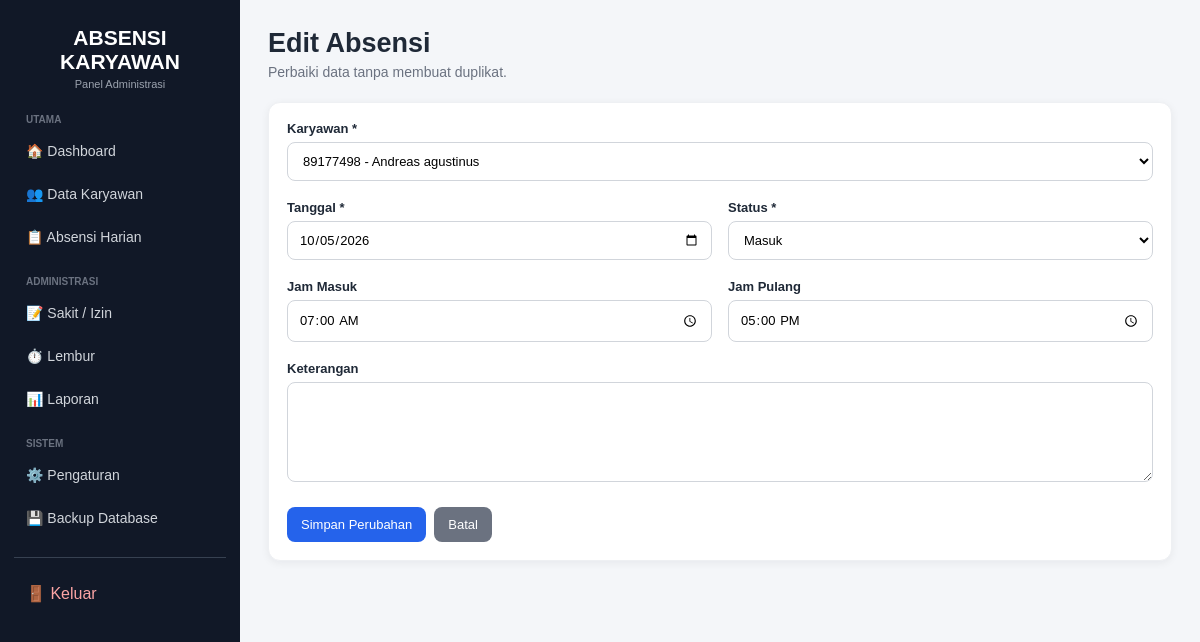
Screenshot of /absensi/edit/1 (signed in) with the database file from the repository.
### app.py (models this page shows)
class Absensi(db.Model):
    id = db.Column(db.Integer, primary_key=True)
    karyawan_id = db.Column(db.Integer, db.ForeignKey("karyawan.id"), nullable=False)
    tanggal = db.Column(db.Date, nullable=False)
    jam_masuk = db.Column(db.Time)
    jam_pulang = db.Column(db.Time)
    status = db.Column(db.String(20), nullable=False)
    keterangan = db.Column(db.Text)
    lembur = db.relationship("Lembur", backref="absensi", lazy=True, uselist=False,
                             cascade="all, delete-orphan")

class Karyawan(db.Model):
    id = db.Column(db.Integer, primary_key=True)
    nik = db.Column(db.String(20), unique=True, nullable=False)
    nama = db.Column(db.String(100), nullable=False)
    jabatan = db.Column(db.String(100), nullable=False)
    departemen = db.Column(db.String(100))
    status_aktif = db.Column(db.Boolean, default=True)
    absensi = db.relationship("Absensi", backref="karyawan", lazy=True)
    pengajuan = db.relationship("Pengajuan", backref="karyawan", lazy=True)

### app.py (the view, shortened to what this page needs)
@app.route("/absensi/edit/<int:id>", methods=["GET", "POST"])
@login_required
def edit_absensi(id):
    absensi_obj = db.session.get(Absensi, id)
    if not absensi_obj:
        return "Data absensi tidak ditemukan", 404
    daftar_karyawan = Karyawan.query.order_by(Karyawan.nama.asc()).all()
    return render_template("edit_absensi.html", absensi=absensi_obj,
                           daftar_karyawan=daftar_karyawan)

### app.py (called while the page is built)
@login_manager.user_loader
def load_user(user_id):
    try:
        return db.session.get(Admin, int(user_id))
    except (TypeError, ValueError):
        return None

@app.context_processor
def utility_processor():
    return {"hari_nama": HARI, "format_tanggal": format_tanggal, "date": date, "timedelta": timedelta}

### templates/edit_absensi.html
{% extends 'base.html' %}{% block title %}Edit Absensi - Absensi{% endblock %}{% block content %}<div class="topbar"><div><h1>Edit Absensi</h1><div class="muted">Perbaiki data tanpa membuat duplikat.</div></div></div><div class="panel"><form method="POST"><div class="form-grid"><div class="field full"><label>Karyawan *</label><select name="karyawan_id" required>{% for k in daftar_karyawan %}<option value="{{ k.id }}" {% if k.id==absensi.karyawan_id %}selected{% endif %}>{{ k.nik }} - {{ k.nama }}</option>{% endfor %}</select></div><div class="field"><label>Tanggal *</label><input type="date" name="tanggal" value="{{ absensi.tanggal.isoformat() }}" required></div><div class="field"><label>Status *</label><select name="status" required>{% for s in ['Masuk','Sakit','Izin','Tidak Masuk'] %}<option value="{{ s }}" {% if absensi.status==s %}selected{% endif %}>{{ s }}</option>{% endfor %}</select></div><div class="field"><label>Jam Masuk</label><input type="time" name="jam_masuk" value="{{ absensi.jam_masuk.strftime('%H:%M') if absensi.jam_masuk else '' }}"></div><div class="field"><label>Jam Pulang</label><input type="time" name="jam_pulang" value="{{ absensi.jam_pulang.strftime('%H:%M') if absensi.jam_pulang else '' }}"></div><div class="field full"><label>Keterangan</label><textarea name="keterangan">{{ absensi.keterangan or '' }}</textarea></div></div>{% if error %}<div class="flash error" style="margin-top:15px">{{ error }}</div>{% endif %}<div class="form-actions"><button class="btn">Simpan Perubahan</button><a class="btn gray" href="{{ url_for('absensi', tanggal=absensi.tanggal.isoformat()) }}">Batal</a></div></form></div>{% endblock %}

### templates/base.html (style rules this page uses)
* { box-sizing:border-box }
body { margin:0;font-family:Arial,Helvetica,sans-serif;background:#f4f6f9;color:#1f2937 }
.topbar { display:flex;justify-content:space-between;align-items:center;gap:15px;margin-bottom:22px }
.topbar h1 { font-size:27px;margin:0 0 5px }
.muted { color:#6b7280;font-size:14px }
.btn { display:inline-flex;align-items:center;justify-content:center;gap:6px;border:0;border-radius:8px;padding:10px 14px;background:#2563eb;color:#fff;text-decoration:none;cursor:pointer;font-size:13px }
.btn.gray { background:#6b7280 }
.panel { background:#fff;border:1px solid #eef0f3;border-radius:12px;padding:18px;box-shadow:0 2px 9px rgba(15,23,42,.06);margin-bottom:18px }
.form-grid { display:grid;grid-template-columns:repeat(2,minmax(0,1fr));gap:16px }
.field { margin-bottom:3px }
.field.full { grid-column:1/-1 }
.field label { display:block;font-weight:700;font-size:13px;margin-bottom:6px }
.field input,.field select,.field textarea,.filter input,.filter select { width:100%;padding:10px 11px;border:1px solid #d1d5db;border-radius:8px;background:#fff;font:inherit;font-size:13px }
.field textarea { min-height:100px;resize:vertical }
.form-actions { display:flex;gap:8px;margin-top:18px;flex-wrap:wrap }

### rows the page displays
Absensi: karyawan_id "89177498 - Andreas agustinus", tanggal "10/05/2026", status "Masuk", jam_masuk "07:00", jam_pulang "17:00"
